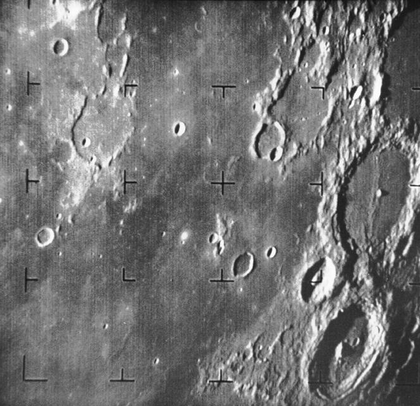
%> input picture MATLAB/images/Ranger.tif, 420 x 406 px, shrunk from 662 x 640 before the run
$ octave thresholdingTest.m   (GNU Octave 9; MATLAB toolbox functions it lacks are replaced by stand-ins)
%> lines starting %> are read from the running program, lines starting %| are printed output that depends on the picture; in (x1, y1, x2, y2) boxes, pixels count from 0 and x2, y2 are one past the last pixel; in counts of white or black regions, pixels touching at a corner belong together; the program's own positions count from 1
%> further down, I is the input picture: size 406x420 uint8; min 8, max 255, mean 115
### MATLAB/thresholding.m
function I = thresholding(I,thresh)
%> called with thresh = 120
if length(size(I))==3
    I = rgb2gray(I);
end
[row,cols]=size(I);
%> row = 406; cols = 420

for x=1:row
    for y=1:cols
        a = I(x,y);

        if (a <= thresh)
            a=0;
        end
        if (a >= thresh)
            a=255;
        end

        I(x,y) = a;
    end
end
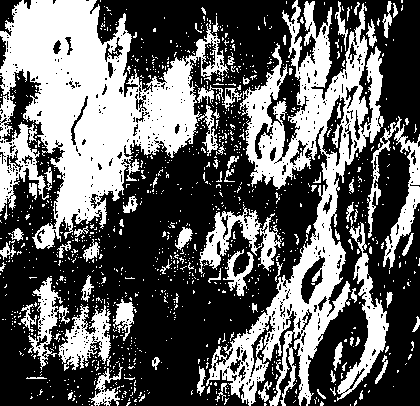
%> I: size 406x420 uint8; 38.7% white; 1206 white regions (1125 under 20 px), largest, box (x1, y1, x2, y2) and area: (0, 0, 229, 249) 26327, (206, 0, 384, 406) 20555, (337, 222, 389, 401) 2285

### MATLAB/histogram.m
function h = histogram(I)
if length(size(I))== 3
    I = rgb2gray(I);
end
h=zeros(1,256);
[row,col]=size(I);
%> col = 420

for x=1:row
   for y=1:col
       a = I(x,y);
       h(a+1)=h(a+1)+1;
   end
end
%> after the loop, h = 256 values, max 2069 at index 108, min 0 at index 1, mean 666.1

### MATLAB/thresholdingTest.m
I = imread('images/Ranger.tif');
B = thresholding(I,120);
h1 = histogram(I);
%> h1 has the same summary as h in histogram
h2 = histogram(B);
%> h2 = 256 values, max 104467 at index 1, min 0 at index 2, mean 666.1

subplot(2,2,1);imshow(I);hold on;
subplot(2,2,2);bar(h1);hold on;
subplot(2,2,3);imshow(B);hold on;
subplot(2,2,4);bar(h2);
%> after `bar(h2)`:
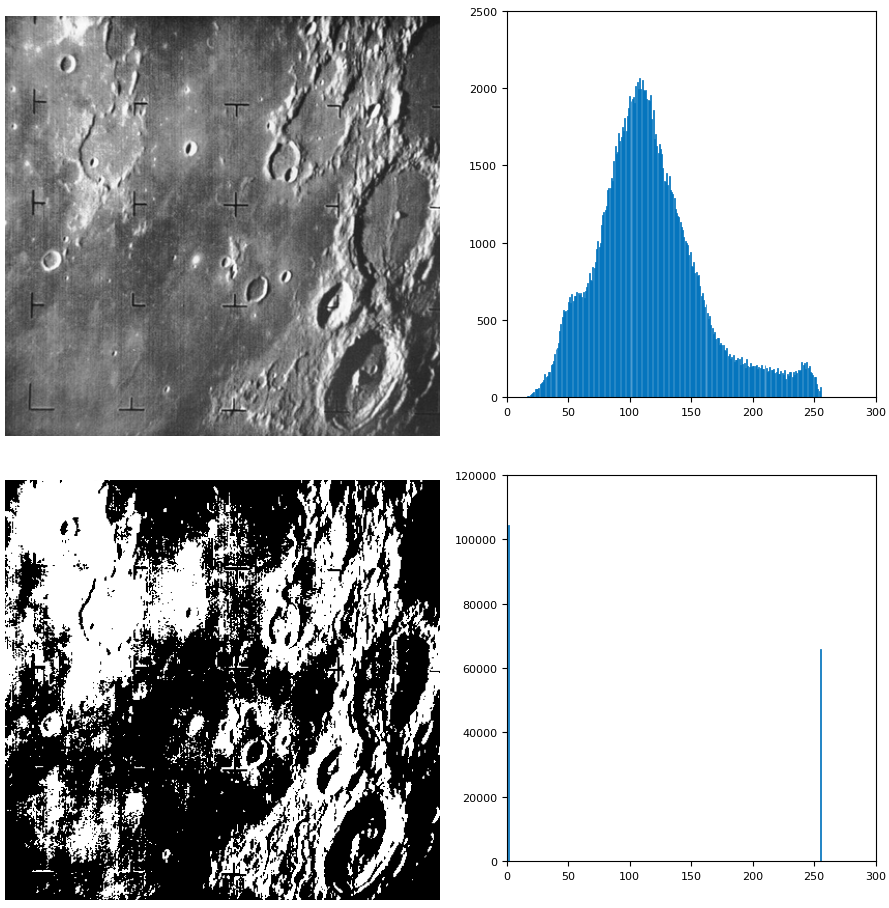
%> figure redrawn from the program's plot data, 4 panels

$ run again, with MATLAB/images/1921.tif copied over MATLAB/images/Ranger.tif
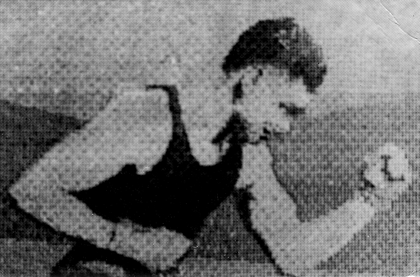
%> input picture MATLAB/images/1921.tif, 420 x 277 px, shrunk from 1153 x 761 before the run
%> I is the input picture: size 277x420 uint8; min 0, max 255, mean 112.4
%> after the loop in thresholding, `for x=1:row`:
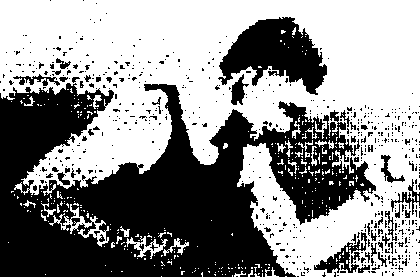
%> I: size 277x420 uint8; 56.3% white; 623 black regions (574 under 20 px), largest, box (x1, y1, x2, y2) and area: (0, 83, 376, 277) 40970, (218, 17, 327, 95) 4743, (314, 232, 367, 273) 697
%> after the loop in histogram, `for x=1:row`: h = 256 values, max 8821 at index 1, min 0 at index 228, mean 454.5
%> h1 has the same summary as h in histogram
%> h2 = 256 values, max 65542 at index 255, min 0 at index 2, mean 454.5
%> `bar(h2)`:
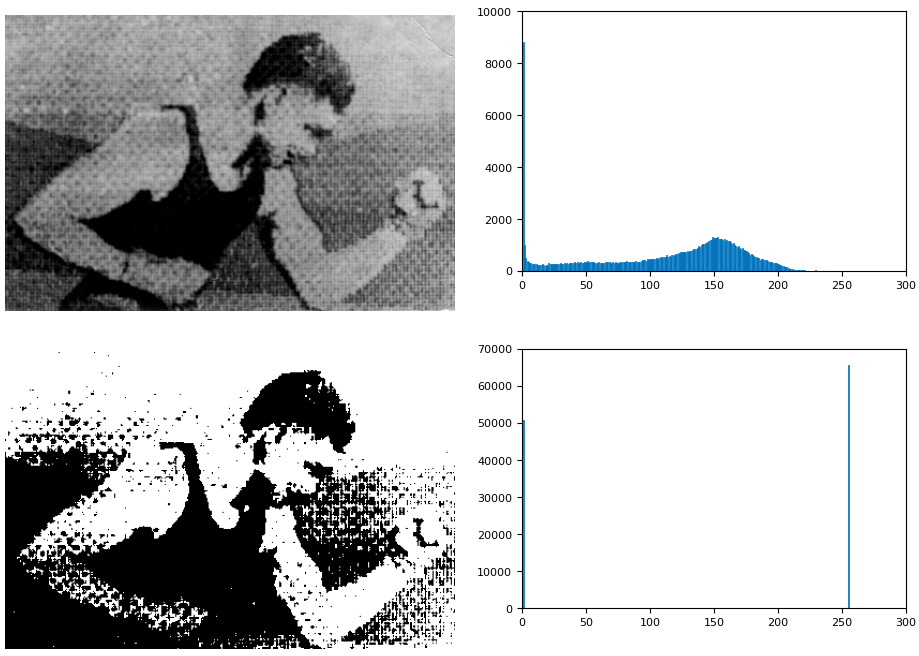
%> figure redrawn from the program's plot data, 4 panels
